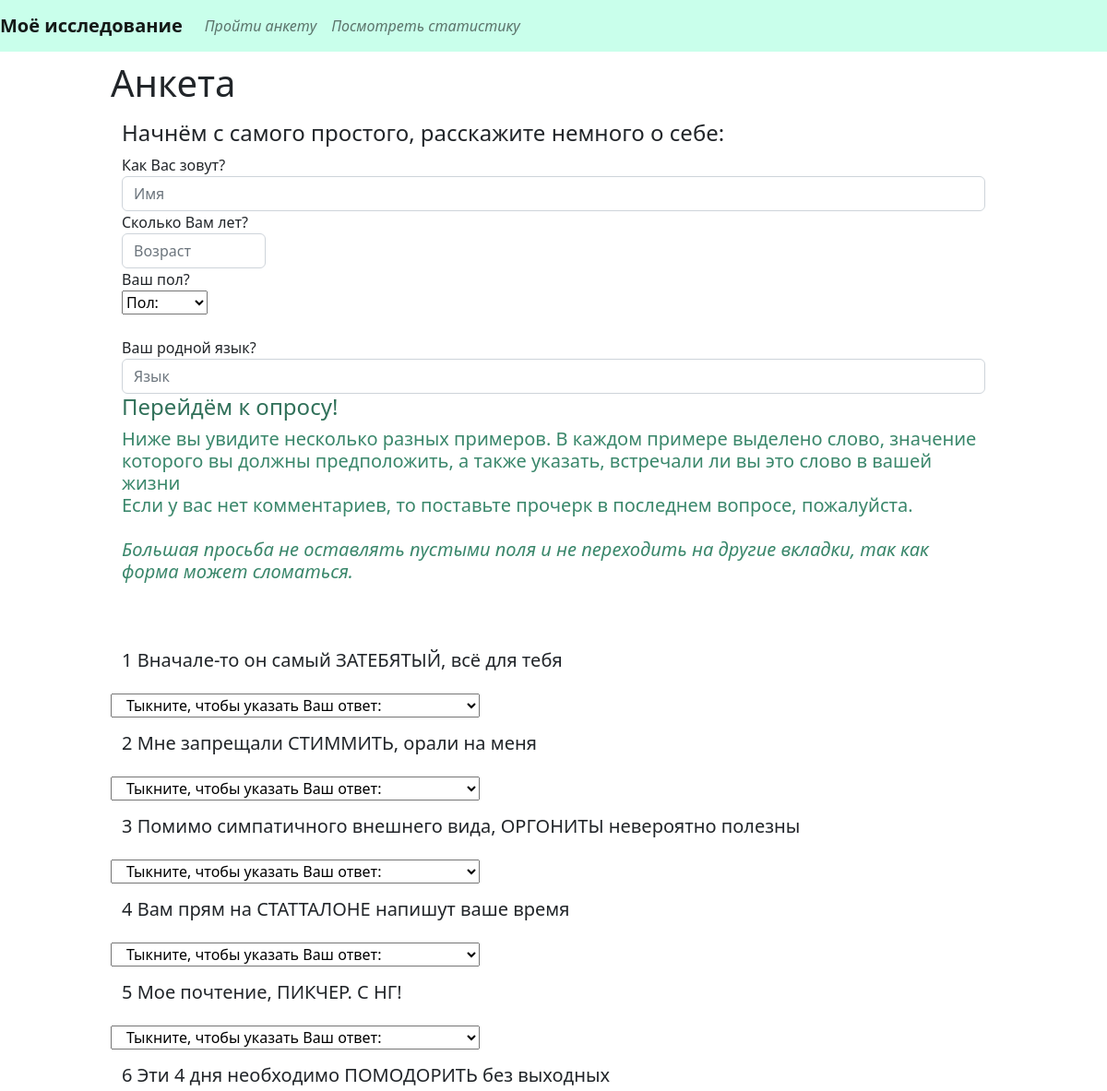
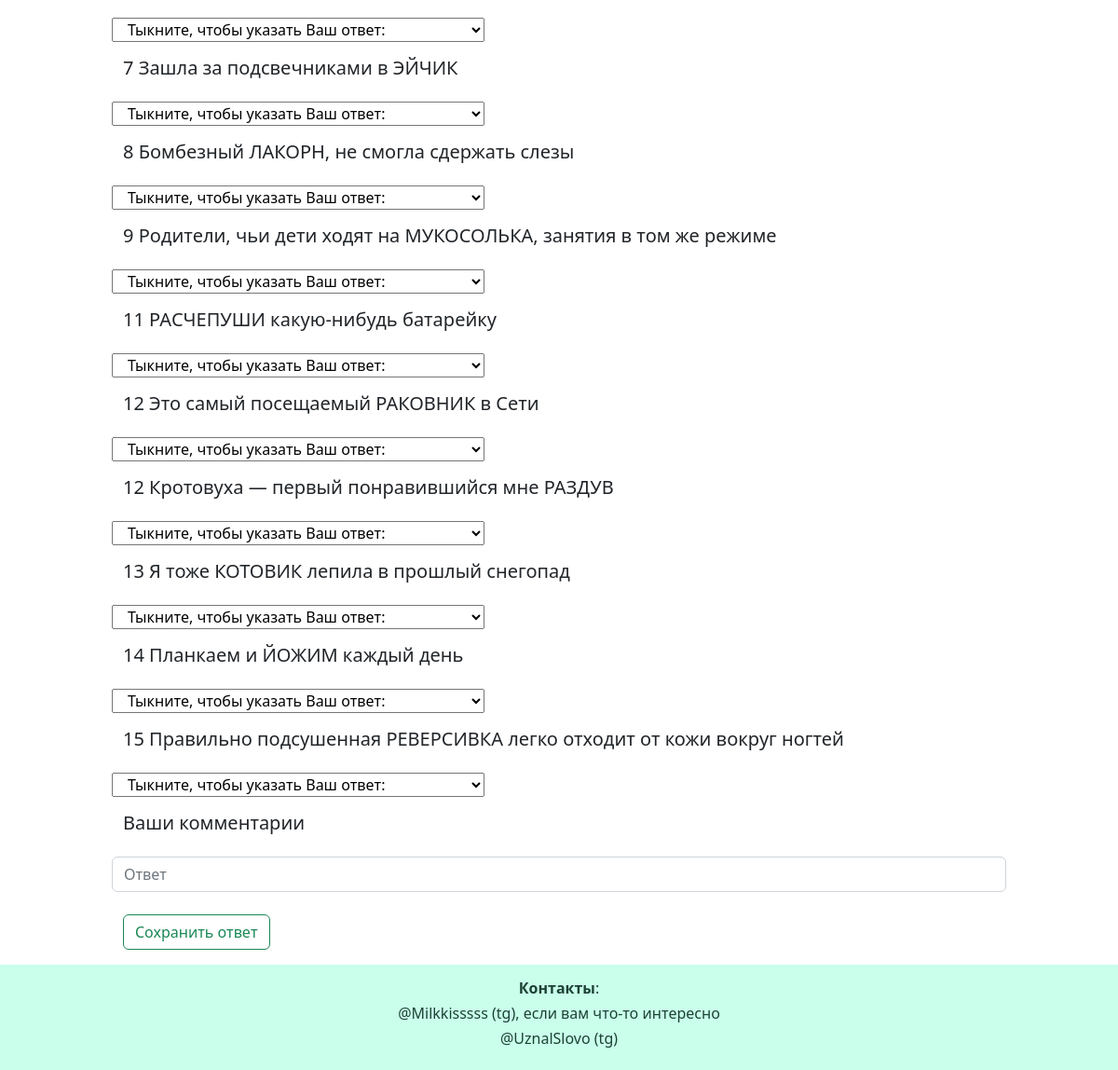
/anketa, run on the app's committed database (2 pictures, top to bottom).
### myapp.py (models this page shows)
class Questions(db.Model):
    __tablename__ = "questions"
    question_id = db.Column('question_id', db.Integer, primary_key=True)
    question_text = db.Column('question_text', db.Text, unique=True)

### myapp.py (the view)
@app.route('/anketa')
def question_page():
    questions = Questions.query.all()
    return render_template('anketa.html', questions=questions)

### templates/anketa.html (shortened to what this page needs)
{% extends 'base.html' %}
{% block incontent %}
    <h1>{% block title %} Анкета {% endblock %}</h1>
{% endblock %}
{% block text_first %}
    <form class="container" action="/process">
        <h4>Начнём с самого простого, расскажите немного о себе:</h4>
        <div class="form-row">
            <div class="col">
                <label>Как Вас зовут?</label>
                <input type="text" class="form-control" id="validationServer01" placeholder="Имя" name="Name" required>
            </div>
            <div class="form-group col-md-2">
                <label>Сколько Вам лет?</label>
                <input type="text" class="form-control" id="validationServer03" placeholder="Возраст" name="Age" required>
            </div>
            <div class="form-group col-md-2">
                <label>Ваш пол?</label>
                    <select class="custom-select" id="validationServer04" name="Gender" required>
                        <option selected>Пол:</option>
                    </select>
            </div>
        </div>
        <br>
        <div class="form-row">
            <div class="form-group col">
                <label>Ваш родной язык?</label>
                <input type="text" class="form-control" id="validationServer05" placeholder="Язык" name="Language" required>
            </div>
        </div>
        <h4 style="color:#307059">Перейдём к опросу!</h4>
        <h5 style="color:#3a876b">Ниже вы увидите несколько разных примеров. В каждом примере выделено слово, значение которого вы должны предположить, а также указать, встречали ли вы это слово в вашей жизни<br>
            Если у вас нет комментариев, то поставьте прочерк в последнем вопросе, пожалуйста.<br>
            <br>
            <i>Большая просьба не оставлять пустыми поля и не переходить на другие вкладки, так как форма может сломаться.<br>
                <br>
            </i>
            <br>
        </h5>
        {% for question in questions %}
            <div class="row">
                <p class="col-sm-15"><h5>{{question.question_text}}</h5></p>
                {% if question.question_text.startswith('Ваши комментарии') %}
                    <input type="text" class="form-control" id="validationServer08" placeholder="Ответ" name="q{{ question.question_id }}" required>
                {% else %}
                    <table class="col-md-8">
                        <select class="custom-select" name="q{{ question.question_id }}" style="width:400px;">
                            <option selected>Тыкните, чтобы указать Ваш ответ:</option>
                        </select>
                        <br>
                    </table>
                {% endif %}
            </div>
        {% endfor %}
            <br>
            <button type="submit" class="btn btn-outline-success" name="submit">Сохранить ответ</button>
		</form>
{% endblock %}

### templates/base.html (shortened to what this page needs)
<!doctype html>
<html lang="ru">
<head>
    <link rel="stylesheet" href="https://cdn.jsdelivr.net/npm/bootstrap@5.2.3/dist/css/bootstrap.min.css">
</head>
<body>
    <nav class="navbar navbar-expand-lg navbar navbar-light" style="background-color: #c9ffeb;">
      <a class="navbar-brand" href="/index"><strong>Моё исследование</strong></a>
      <div class="collapse navbar-collapse" id="navbarNavAltMarkup">
        <div class="navbar-nav">
          <a class="nav-link" href="/anketa"><i>Пройти анкету</i></a>
          <a class="nav-link" href="/statistics"><i>Посмотреть статистику</i></a>
        </div>
      </div>
    </nav>
    <div style="margin: 10px 10%">
        {% block incontent %} {% endblock %}
    </div>
    <div style="margin: 5px 10%">
        <p>{% block text_first %} {% endblock %}</p>
    </div>
</body>
<footer class="bg-light text-center text-lg-start">
  <div class="text-center p-3" style="background-color: #c9ffeb;">
      <h6 style="color:#1d4235"><b>Контакты</b>:</h6>
      <h6 style="color:#1d4235">@Milkkisssss (tg), если вам что-то интересно</h6>
      <h6 style="color:#1d4235">@UznalSlovo (tg)</h6>
  </div>
</footer>
</html>

### data on the page
Questions: question_text "1 Вначале-то он самый ЗАТЕБЯТЫЙ, всё для тебя", q1 "Тыкните, чтобы указать Ваш ответ:"
Questions: question_text "2 Мне запрещали СТИММИТЬ, орали на меня", q2 "Тыкните, чтобы указать Ваш ответ:"
Questions: question_text "3 Помимо симпатичного внешнего вида, ОРГОНИТЫ невероятно полезны", q3 "Тыкните, чтобы указать Ваш ответ:"
Questions: question_text "4 Вам прям на СТАТТАЛОНЕ напишут ваше время", q4 "Тыкните, чтобы указать Ваш ответ:"
Questions: question_text "5 Мое почтение, ПИКЧЕР. С НГ!", q5 "Тыкните, чтобы указать Ваш ответ:"
Questions: question_text "6 Эти 4 дня необходимо ПОМОДОРИТЬ без выходных", q6 "Тыкните, чтобы указать Ваш ответ:"
Questions: question_text "7 Зашла за подсвечниками в ЭЙЧИК", question_id "Тыкните, чтобы указать Ваш ответ:"
Questions: question_text "8 Бомбезный ЛАКОРН, не смогла сдержать слезы", question_id "Тыкните, чтобы указать Ваш ответ:"
Questions: question_text "9 Родители, чьи дети ходят на МУКОСОЛЬКА, занятия в том же режиме", question_id "Тыкните, чтобы указать Ваш ответ:"
Questions: question_text "11 РАСЧЕПУШИ какую-нибудь батарейку", question_id "Тыкните, чтобы указать Ваш ответ:"
Questions: question_text "12 Это самый посещаемый РАКОВНИК в Сети", question_id "Тыкните, чтобы указать Ваш ответ:"
Questions: question_text "12 Кротовуха — первый понравившийся мне РАЗДУВ", question_id "Тыкните, чтобы указать Ваш ответ:"
Questions: question_text "13 Я тоже КОТОВИК лепила в прошлый снегопад", question_id "Тыкните, чтобы указать Ваш ответ:"
Questions: question_text "14 Планкаем и ЙОЖИМ каждый день", question_id "Тыкните, чтобы указать Ваш ответ:"
Questions: question_text "15 Правильно подсушенная РЕВЕРСИВКА легко отходит от кожи вокруг ногтей", question_id "Тыкните, чтобы указать Ваш ответ:"
Questions: question_text "Ваши комментарии"
